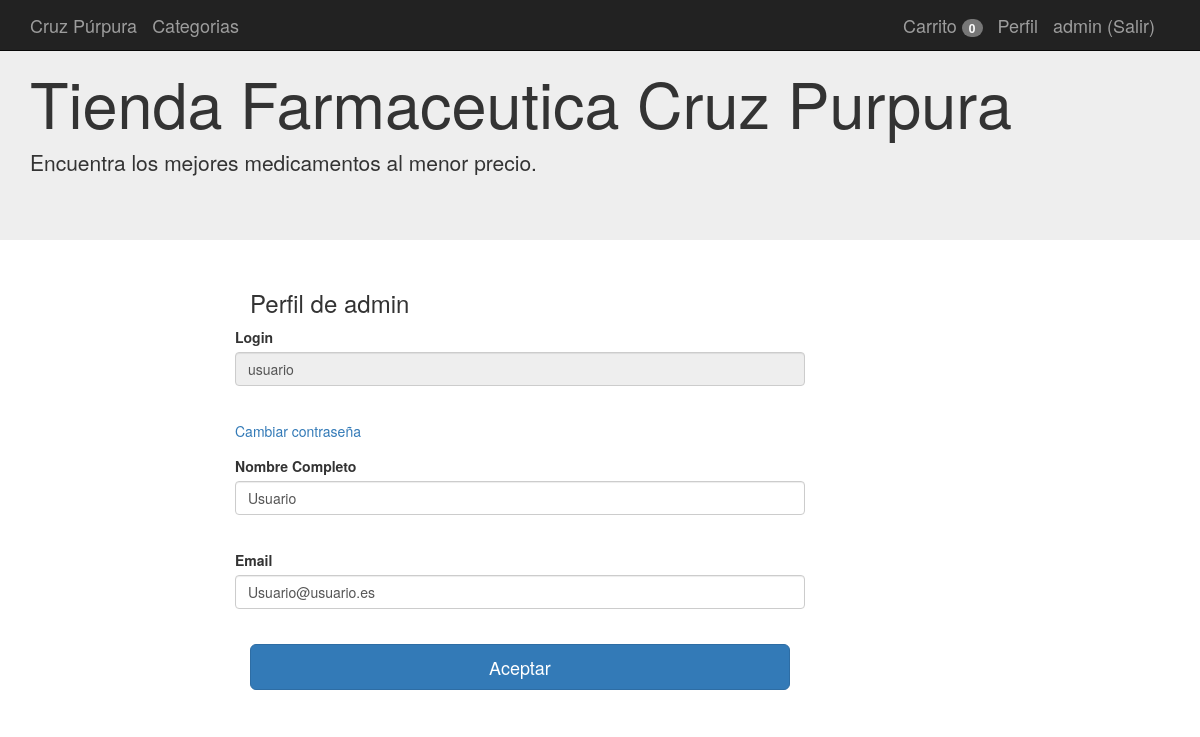
/perfil/usuario (signed in), run on the app's committed database.
### aplicacion/models.py (models this page shows, shortened)
class Usuarios(db.Model):
	__tablename__ = 'usuarios'
	id = Column(Integer, primary_key=True)
	username = Column(String(100),nullable=False)
	password_hash = Column(String(128),nullable=False)
	nombre = Column(String(200),nullable=False)
	email = Column(String(200),nullable=False)
	admin = Column(Boolean, default=False)
	@property
	def password(self):
		raise AttributeError('password is not a readable attribute')

### aplicacion/app.py (the view)
@app.route('/perfil/<username>', methods=["get","post"])
@login_required
def perfil(username):
	user=Usuarios.query.filter_by(username=username).first()
	if user is None:
		abort(404)
	form=formUsuario(request.form,obj=user)
	del form.password
	if form.validate_on_submit():
		form.populate_obj(user)
		db.session.commit()
		return redirect(url_for("inicio"))
	return render_template("usuarios_new.html",form=form,perfil=True)

### aplicacion/forms.py
class formUsuario(FlaskForm):
	username = StringField('Login', validators=[Required()])
	password = PasswordField('Password', validators=[Required()])
	nombre = StringField('Nombre Completo')
	email = EmailField('Email')
	submit = SubmitField('Aceptar')

### aplicacion/app.py (called while the page is built)
@login_manager.user_loader
def load_user(user_id):
	return Usuarios.query.get(int(user_id))

@app.context_processor
def contar_carrito():
	if not current_user.is_authenticated:
		return {'num_articulos':0}
	if request.cookies.get(str(current_user.id))==None:
		return {'num_articulos':0}
	else:
		datos = json.loads(request.cookies.get(str(current_user.id)))
		return {'num_articulos':len(datos)}

### aplicacion/templates/usuarios_new.html (shortened to what this page needs)
  {% extends "base.html" %}
{% block contenido %}
<div class="container">
  <div class="col-md-2"></div>
  <div class="col-md-6">
    {% if not perfil %}
      <h3>Registro de usuario</h3>
    {% else %}
      <h3>Perfil de {{ current_user.username}}</h3>
    {% endif %}
      <form class="form-horizontal"  method="post">
        <div class="form-group">
        {% if not perfil %}
          {{form.username.label() }}{{form.username(size="100",class="form-control")}}<br/>
        {% else %}
          {{form.username.label() }}{{form.username(readonly="readonly",size="100",class="form-control")}}<br/>
        {% endif %}
        </div>
        <div class="form-group">
        {% if not perfil %}
          {{form.password.label() }}{{form.password(size="100",class="form-control")}}<br/>
        {% else %}
          <a href="/changepassword/{{current_user.username}}">Cambiar contraseña</a><br/>
        {% endif %}
        </div>
        <div class="form-group">
          {{form.nombre.label() }}{{form.nombre(size="100",class="form-control")}}<br/>
        </div>
        <div class="form-group">
          {{form.email.label() }}{{form.email(size="100",class="form-control")}}<br/>
        </div>
          {{form.submit(class="btn btn-lg btn-primary btn-block")}}
    </form>
    <br/>
  </div>
</div>
{% endblock %}

### aplicacion/templates/base.html (shortened to what this page needs)
{% extends "bootstrap/base.html" %}
{% block navbar %}
<nav class="navbar navbar-inverse navbar-fixed-top">
      <div class="container">
        <div class="navbar-header">
          <a class="navbar-brand" href="/">Cruz Púrpura</a>
          <a class="navbar-brand" href="{{url_for('categorias')}}">Categorias</a>
        </div>
        <div id="navbar" class="navbar-collapse collapse navbar-right">
          {% if current_user.is_authenticated %}
          <a class="navbar-brand " href="/carrito"> Carrito <span class="badge">{{num_articulos}} </span></a>
          <a class="navbar-brand " href="/perfil/{{ current_user.username}}"> Perfil</a>
          <a class="navbar-brand " href="/logout"> {{ current_user.username}} (Salir)</a>
          {% else %}
          <a class="navbar-brand " href="/login">Login</a>
          <a class="navbar-brand " href="/registro">Registro</a>
          {% endif %}
        </div>
      </div>
    </nav>
    <div class="jumbotron">
      <div class="container">
        <h1>Tienda Farmaceutica Cruz Purpura</h1>
        <p>Encuentra los mejores medicamentos al menor precio.</p>
      </div>
    </div>
{% endblock %}
{% block content %}
<div class="container-fluid">
  <div class="row">
    <div class="container">
      {% block contenido %}{% endblock %}
    </div>
</div>
{% endblock %}

### data on the page
Usuarios: username "admin"
Usuarios: username "usuario", nombre "Usuario", email "Usuario@usuario.es"

### other printed values
{{ num_articulos }} "0"
